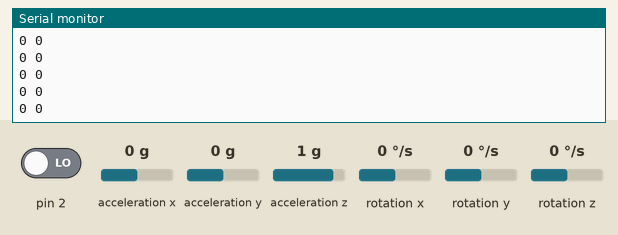
This sketch was run on a simulated Arduino Uno, built with avr-gcc and run on an emulated ATmega328P. Shown: the last lines printed to the serial monitor. The test bench sets the inputs (shaded band); at power-on: acceleration y 0 g, rotation y 0 °/s, pin 2 LOW, acceleration x 0 g, acceleration z 1 g, rotation x 0 °/s, rotation z 0 °/s. Storage starts empty.

Above: at 3.2 s.
3.3 s: acceleration y set to -1.4 g
At 3.9 s:
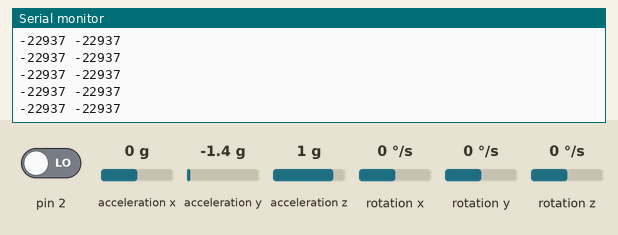
4.8 s: acceleration y set to -0.8 g
At 5.3 s:
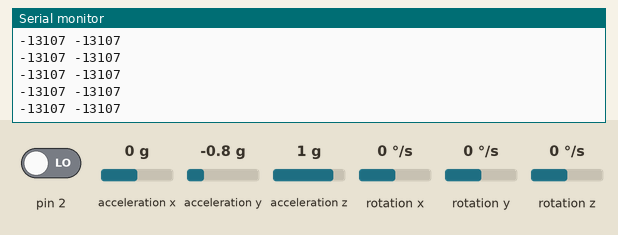
6.3 s: rotation y set to 100 °/s
Timing chart, 0 to 9.3 s (numbered marks = the images above; inputs shaded):
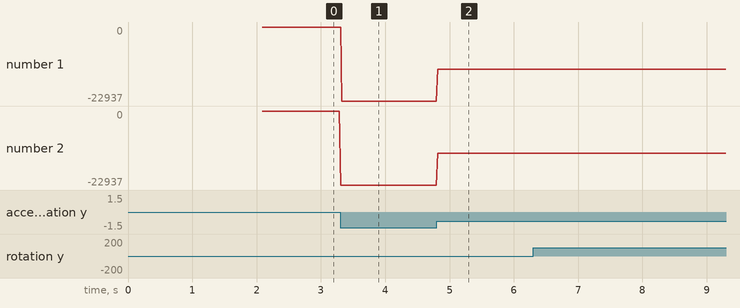

The sketch:

ExoTrackML.ino
```cpp
#include <Arduino.h>


// I2Cdev and MPU6050 must be installed as libraries, or else the .cpp/.h files
// for both classes must be in the include path of your project
#include "I2Cdev.h"
#include "MPU6050.h"

#include <SPI.h>
#include <SD.h>


// Arduino Wire library is required if I2Cdev I2CDEV_ARDUINO_WIRE implementation
// is used in I2Cdev.h
#if I2CDEV_IMPLEMENTATION == I2CDEV_ARDUINO_WIRE
    #include "Wire.h"
#endif

// class default I2C address is 0x68
// specific I2C addresses may be passed as a parameter here
// AD0 low = 0x68 (default for InvenSense evaluation board)
// AD0 high = 0x69
MPU6050 mpu1(0x68);
MPU6050 mpu2(0x69);

File dataSet;
//MPU6050 accelgyro(0x69); // <-- use for AD0 high

int16_t ax, ay, az;
int16_t gx, gy, gz;

int16_t ax2, ay2, az2;
int16_t gx2, gy2, gz2;


// MPU control/status vars
bool dmpReady = false;  // set true if DMP init was successful
uint8_t mpuIntStatus;   // holds actual interrupt status byte from MPU
uint8_t devStatus;      // return status after each device operation (0 = success, !0 = error)
uint16_t packetSize;    // expected DMP packet size (default is 42 bytes)
uint16_t fifoCount;     // count of all bytes currently in FIFO
uint8_t fifoBuffer[64]; // FIFO storage buffer

/* orientation/motion vars
Quaternion q;           // [w, x, y, z]         quaternion container
VectorInt16 aa;         // [x, y, z]            accel sensor measurements
VectorInt16 aaReal;     // [x, y, z]            gravity-free accel sensor measurements
VectorInt16 aaWorld;    // [x, y, z]            world-frame accel sensor measurements
VectorFloat gravity;    // [x, y, z]            gravity vector
float euler[3];         // [psi, theta, phi]    Euler angle container
float ypr[3];           // [yaw, pitch, roll]   yaw/pitch/roll container and gravity vector

// packet structure for InvenSense teapot demo
uint8_t teapotPacket[14] = { '$', 0x02, 0,0, 0,0, 0,0, 0,0, 0x00, 0x00, '\r', '\n' };

*/

// uncomment "OUTPUT_READABLE_ACCELGYRO" if you want to see a tab-separated
// list of the accel X/Y/Z and then gyro X/Y/Z values in decimal. Easy to read,
// not so easy to parse, and slow(er) over UART.
#define OUTPUT_READABLE_ACCELGYRO

// uncomment "OUTPUT_BINARY_ACCELGYRO" to send all 6 axes of data as 16-bit
// binary, one right after the other. This is very fast (as fast as possible
// without compression or data loss), and easy to parse, but impossible to read
// for a human.
//#define OUTPUT_BINARY_ACCELGYRO
int senseSumAccY_hip = 0;
int senseSumAccY_knee = 0;
int senseSumGyroY_knee = 0;
int senseSumGyroY_hip = 0;
byte numReads = 1;


void setup() {
    // join I2C bus (I2Cdev library doesn't do this automatically)
    #if I2CDEV_IMPLEMENTATION == I2CDEV_ARDUINO_WIRE
        Wire.begin();
    #elif I2CDEV_IMPLEMENTATION == I2CDEV_BUILTIN_FASTWIRE
        Fastwire::setup(400, true);
    #endif

    Serial.begin(38400);

    // initialize device
    Serial.println("Initializing I2C devices...");
    mpu1.initialize();
    mpu2.initialize();


    // verify connection
    Serial.println("Testing device connections...");
    Serial.println(mpu1.testConnection() ? "MPU6050 connection successful" : "MPU6050 connection failed");
    Serial.println(mpu2.testConnection() ? "MPU6050 2 connection successful" : "MPU6050 2 connection failed");


      // Open serial communications and wait for port to open:

    while (!Serial) {
      ; // wait for serial port to connect. Needed for native USB port only
    }


    Serial.print("Initializing SD card...");

    if (!SD.begin(4)) {
      Serial.println("initialization failed!");
      while (1);
    }
    Serial.println("initialization done.");

    // open the file. note that only one file can be open at a time,
    // so you have to close this one before opening another.
    //myFile = SD.open("valori.txt", FILE_WRITE);

    // use the code below to change accel/gyro offset values

    Serial.println("Updating internal sensor offsets MPU 1...");
    // -76  -2359 1688  0 0 0
    Serial.print(mpu1.getXAccelOffset()); Serial.print("\t"); // -76
    Serial.print(mpu1.getYAccelOffset()); Serial.print("\t"); // -2359
    Serial.print(mpu1.getZAccelOffset()); Serial.print("\t"); // 1688
    Serial.print(mpu1.getXGyroOffset()); Serial.print("\t"); // 0
    Serial.print(mpu1.getYGyroOffset()); Serial.print("\t"); // 0
    Serial.print(mpu1.getZGyroOffset()); Serial.print("\t"); // 0
    Serial.print("\n");
    /*
    mpu1.setXAccelOffset(-3238);
    mpu1.setYAccelOffset(1638);
    mpu1.setZAccelOffset(984);
    mpu1.setXGyroOffset(66);
    mpu1.setYGyroOffset(18);
    mpu1.setZGyroOffset(32);
    */
    mpu1.setXAccelOffset(-1385);
    mpu1.setYAccelOffset(1553);
    mpu1.setZAccelOffset(2614);
    mpu1.setXGyroOffset(65);
    mpu1.setYGyroOffset(18);
    mpu1.setZGyroOffset(32);
    Serial.print(mpu1.getXAccelOffset()); Serial.print("\t"); // -76
    Serial.print(mpu1.getYAccelOffset()); Serial.print("\t"); // -2359
    Serial.print(mpu1.getZAccelOffset()); Serial.print("\t"); // 1688
    Serial.print(mpu1.getXGyroOffset()); Serial.print("\t"); // 0
    Serial.print(mpu1.getYGyroOffset()); Serial.print("\t"); // 0
    Serial.print(mpu1.getZGyroOffset()); Serial.print("\t"); // 0
    Serial.print("\n");

    Serial.println("Updating internal sensor offsets MPU 2...");
    // -76  -2359 1688  0 0 0
    Serial.print(mpu2.getXAccelOffset()); Serial.print("\t"); // -76
    Serial.print(mpu2.getYAccelOffset()); Serial.print("\t"); // -2359
    Serial.print(mpu2.getZAccelOffset()); Serial.print("\t"); // 1688
    Serial.print(mpu2.getXGyroOffset()); Serial.print("\t"); // 0
    Serial.print(mpu2.getYGyroOffset()); Serial.print("\t"); // 0
    Serial.print(mpu2.getZGyroOffset()); Serial.print("\t"); // 0
    Serial.print("\n");
    /*
    mpu2.setXAccelOffset(743 );
    mpu2.setYAccelOffset(1056 );
    mpu2.setZAccelOffset(993);
    mpu2.setXGyroOffset(15);
    mpu2.setYGyroOffset(112);
    mpu2.setZGyroOffset(62);
    */
    mpu2.setXAccelOffset(2300 );
    mpu2.setYAccelOffset(1065 );
    mpu2.setZAccelOffset(3115);
    mpu2.setXGyroOffset(15);
    mpu2.setYGyroOffset(112);
    mpu2.setZGyroOffset(57);
    Serial.print(mpu2.getXAccelOffset()); Serial.print("\t"); // -76
    Serial.print(mpu2.getYAccelOffset()); Serial.print("\t"); // -2359
    Serial.print(mpu2.getZAccelOffset()); Serial.print("\t"); // 1688
    Serial.print(mpu2.getXGyroOffset()); Serial.print("\t"); // 0
    Serial.print(mpu2.getYGyroOffset()); Serial.print("\t"); // 0
    Serial.print(mpu2.getZGyroOffset()); Serial.print("\t"); // 0
    Serial.print("\n");
    delay(2000);


    dataSet = SD.open("dataSet.txt", FILE_WRITE);
    if (dataSet) {
      dataSet.println("\"index\",\"timeReal\",\"AccYHip\",\"GyroYHip\",\"AccYKnee\",\"GyroYKnee\",\"Occupancy\""); // ay2 gy2  --> ginocchio,   ay gy --> anca
      }
    else {
      // if the file didn't open, print an error:
      Serial.println("error opening dataSet.txt");
    }
    dataSet.close();
}

int index = 0;
byte occupancy = 0;

void loop() {
    // read raw accel/gyro measurements from device
    occupancy = digitalRead(2);

    // these methods (and a few others) are also available
    //accelgyro.getAcceleration(&ax, &ay, &az);
    //accelgyro.getRotation(&gx, &gy, &gz);

    //to smooth curves

     for(byte k = 0;k<numReads; k++){
      mpu1.getMotion6(&ax, &ay, &az, &gx, &gy, &gz);
      mpu2.getMotion6(&ax2, &ay2, &az2, &gx2, &gy2, &gz2);
      senseSumAccY_hip +=ay;
      senseSumGyroY_hip +=gy;
      senseSumAccY_knee +=ay2;
      senseSumGyroY_knee +=gy2;
      delay(1);
      }
    ay = senseSumAccY_hip / numReads;
    gy = senseSumGyroY_hip / numReads;
    ay2 = senseSumAccY_knee / numReads;
    gy2 = senseSumGyroY_knee / numReads;
    senseSumAccY_hip = 0;
    senseSumGyroY_hip = 0;
    senseSumAccY_knee = 0;
    senseSumGyroY_knee = 0;


    #ifdef OUTPUT_READABLE_ACCELGYRO
        // display tab-separated accel/gyro x/y/z values
        //Serial.print("MPU 1 :");
        Serial.print(ay);// o ay
        Serial.print(" ");Serial.println(ay2); // !!
    #endif

    dataSet = SD.open("dataSet.txt", FILE_WRITE);
    if (dataSet) {
      dataSet.print(index);
      dataSet.print(",");
      dataSet.print(millis());
      dataSet.print(",");
      dataSet.print(ay);
      dataSet.print(",");
      dataSet.print(gy);
      dataSet.print(",");
      dataSet.print(ay2);
      dataSet.print(",");
      dataSet.print(gy2);
      dataSet.print(",");
      dataSet.print(occupancy);
      dataSet.println("");
      }
    else {
      // if the file didn't open, print an error:
      Serial.println("error opening dataSet.txt");
    }
    dataSet.close();
    index++;

}
```

Measured:
- after the input at 3.3 s, the serial monitor: prints a new line at once (image 1)
- after the input at 4.8 s, the serial monitor: prints a new line at once (image 2)
- plotted number 1: 0 → -22937 after the input at 3.3 s, -22937 → -13107 after the input at 4.8 s
- plotted number 2: 0 → -22937 after the input at 3.3 s, -22937 → -13107 after the input at 4.8 s
